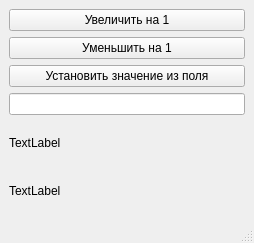
<?xml version="1.0" encoding="UTF-8"?>
<ui version="4.0">
 <class>MainWindow</class>
 <widget class="QMainWindow" name="MainWindow">
  <property name="geometry">
   <rect>
    <x>0</x>
    <y>0</y>
    <width>254</width>
    <height>243</height>
   </rect>
  </property>
  <property name="windowTitle">
   <string>MainWindow</string>
  </property>
  <widget class="QWidget" name="centralwidget">
   <layout class="QVBoxLayout" name="verticalLayout">
    <item>
     <widget class="QPushButton" name="DecrimentBtn">
      <property name="text">
       <string>Увеличить на 1</string>
      </property>
     </widget>
    </item>
    <item>
     <widget class="QPushButton" name="IncrementBtn">
      <property name="text">
       <string>Уменьшить на 1</string>
      </property>
     </widget>
    </item>
    <item>
     <widget class="QPushButton" name="ResetBtn">
      <property name="text">
       <string>Установить значение из поля</string>
      </property>
     </widget>
    </item>
    <item>
     <widget class="QLineEdit" name="lineEdit"/>
    </item>
    <item>
     <widget class="QLabel" name="label">
      <property name="text">
       <string>TextLabel</string>
      </property>
     </widget>
    </item>
    <item>
     <widget class="QLabel" name="ClicksLabel">
      <property name="text">
       <string>TextLabel</string>
      </property>
     </widget>
    </item>
   </layout>
  </widget>
  <widget class="QMenuBar" name="menubar">
   <property name="geometry">
    <rect>
     <x>0</x>
     <y>0</y>
     <width>254</width>
     <height>21</height>
    </rect>
   </property>
  </widget>
  <widget class="QStatusBar" name="statusbar"/>
 </widget>
 <resources/>
 <connections/>
</ui>
